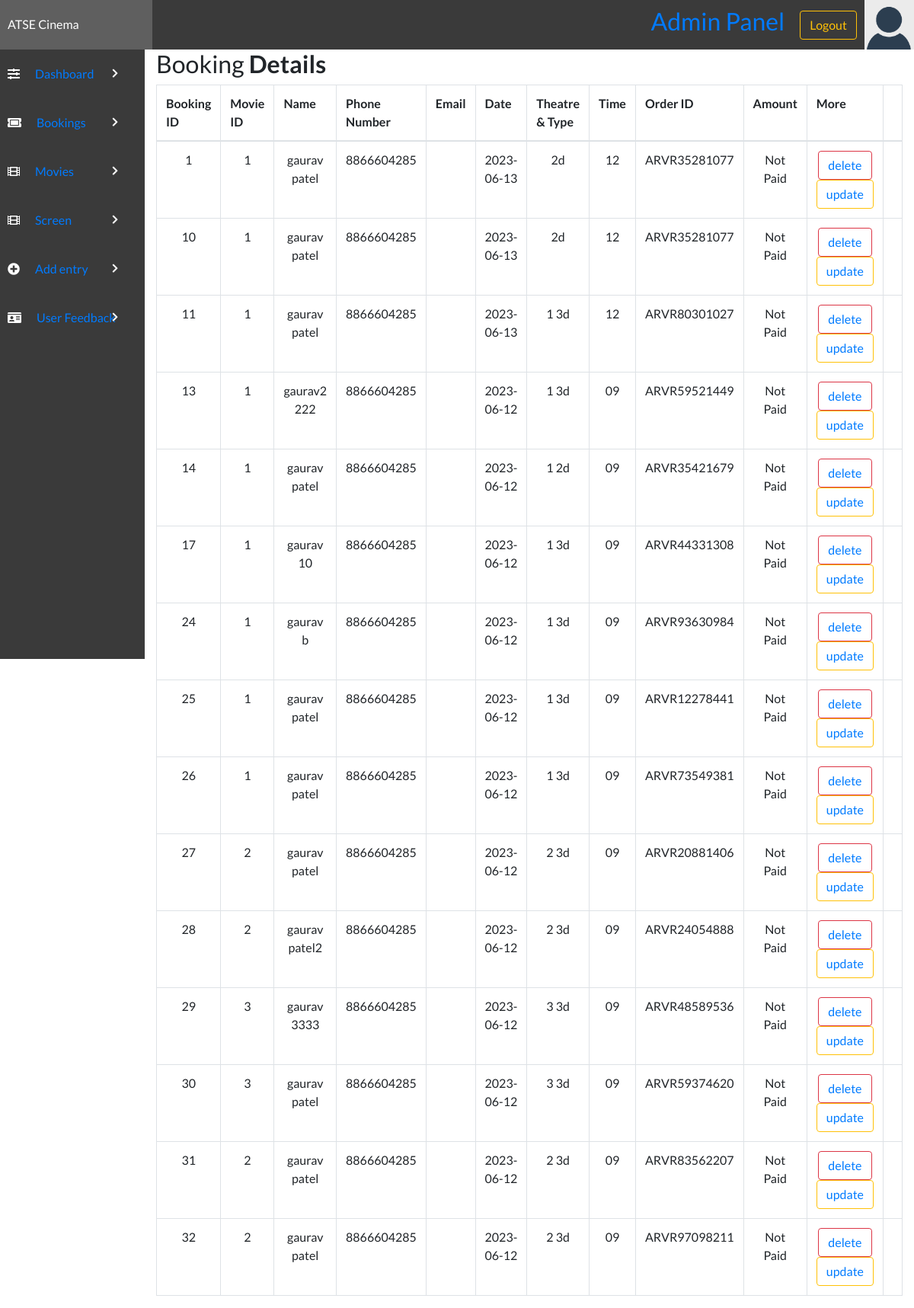
Before: /admin/view.php (signed in) with the older database file.
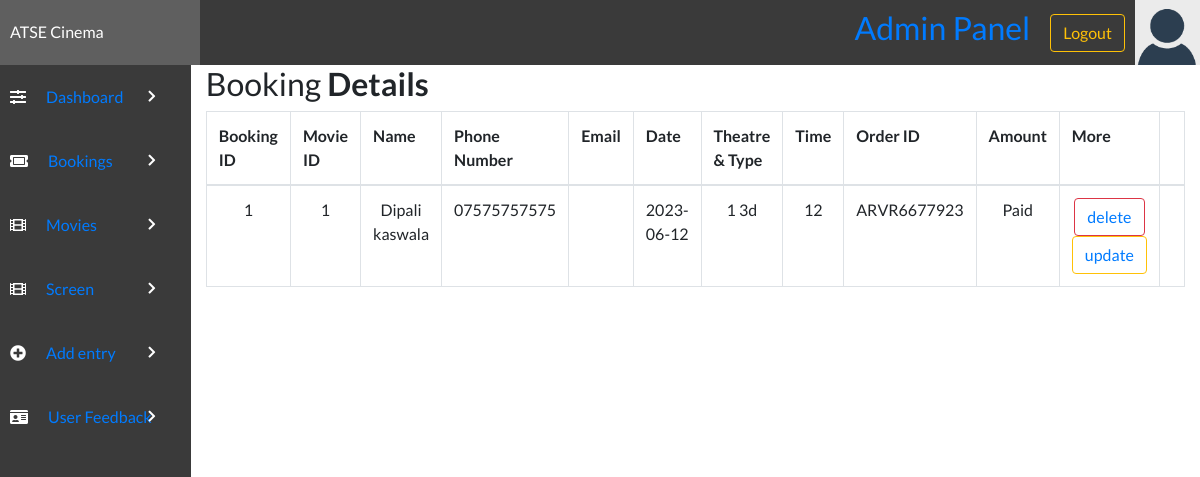
After: the same page with the newer database file.
### tables this page shows
CREATE TABLE `bookingtable` (
  `bookingID` int(11) NOT NULL,
  `movieID` int(11) DEFAULT NULL,
  `bookingTheatre` varchar(100) NOT NULL,
  `bookingType` varchar(100) DEFAULT NULL,
  `bookingDate` varchar(50) NOT NULL,
  `bookingTime` varchar(50) NOT NULL,
  `bookingFName` varchar(100) NOT NULL,
  `bookingLName` varchar(100) DEFAULT NULL,
  `bookingPNumber` varchar(12) NOT NULL,
  `bookingEmail` varchar(255) NOT NULL,
  `amount` varchar(255) NOT NULL,
  `ORDERID` varchar(255) NOT NULL,
  `DATE-TIME` datetime NOT NULL DEFAULT current_timestamp(),
  `userid` int(11) NOT NULL
);

### admin/view.php (the view, shortened to what this page needs)
<?php
include "config.php";
?>
<!DOCTYPE html>
<html lang="en">
<head>
    <link rel="stylesheet" href="../style/styles.css">
    <link rel="stylesheet" href="https://use.fontawesome.com/releases/v5.7.2/css/all.css">
    <link rel="stylesheet" href="https://cdnjs.cloudflare.com/ajax/libs/twitter-bootstrap/4.5.2/css/bootstrap.css">
    <link rel="stylesheet" href="https://cdn.datatables.net/1.10.22/css/dataTables.bootstrap4.min.css">
    <link rel="stylesheet" href="https://maxcdn.bootstrapcdn.com/bootstrap/4.0.0/css/bootstrap.min.css">
</head>
<body>
    <?php include('header.php'); ?>
    <div class="admin-container">
        <?php include('sidebar.php'); ?>
        <div class="container-lg">
            <div class="table-responsive">
                <div class="table-wrapper">
                    <div class="table-title">
                        <div class="row">
                            <div class="col-sm-8">
                                <h2>Booking <b>Details</b></h2>
                            </div>
                        </div>
                    </div>
                    <table class="table table-bordered" id="dataTable" width="100%" cellspacing="0">
                        <tr>
                            <th>Booking ID</th>
                            <th>Movie ID</th>
                            <th>Name</th>
                            <th>Phone Number</th>
                            <th>Email</th>
                            <th>Date</th>
                            <th>Theatre & Type</th>
                            <th>Time</th>
                            <th>Order ID</th>
                            <th>Amount</th>
                            <th>More</th>
                        </tr>
                        <tbody>
                            <?php
                            $con = mysqli_connect($host, $user, $password, $dbname);
                            $select = "SELECT * FROM `bookingtable`";
                            $run = mysqli_query($con, $select);
                            while ($row = mysqli_fetch_array($run)) {
                                $bookingid = $row['bookingID'];
                                $movieID = $row['movieID'];
                                $bookingFName = $row['bookingFName'];
                                $bookingLName = $row['bookingLName'];
                                $mobile = $row['bookingPNumber'];
                                $email = $row['bookingEmail'];
                                $date = $row['bookingDate'];
                                $theatre = $row['bookingTheatre'];
                                $type = $row['bookingType'];
                                $time = $row['bookingTime'];
                                $ORDERID = $row['ORDERID'];
                                $amount = $row['amount'];
                            ?>
                                <tr align="center">
                                <td><?php echo $bookingid; ?></td>
                                    <td><?php echo $movieID; ?></td>
                                    <td><?php echo $bookingFName . ' ' . $bookingLName; ?></td>
                                    <td><?php echo $mobile; ?></td>
                                    <td><?php echo $email; ?></td>
                                    <td><?php echo $date; ?></td>
                                    <td><?php echo $theatre . ' ' . $type; ?></td>
                                    <td><?php echo $time; ?></td>
                                    <td><?php echo $ORDERID; ?></td>
                                    <td><?php echo $amount; ?></td>
                                    <td><button type="submit" type="button" class="btn btn-outline-danger"><?php echo  "<a href='deleteBooking.php?id=" . $row['bookingID'] . "' >delete</a>"; ?></button><button name="update"  type="submit" onclick="" type="button" class="btn btn-outline-warning"><?php echo  "<a href='editBooking.php?id=" . $row['bookingID'] . "'>update</a>"; ?></button></td>
                                    <td></td>
                                </tr>
                            <?php }
                            ?>
                        </tbody>
                    </table>
                </div>
            </div>
        </div>
    </div>
</body>
</html>

### admin/header.php (shortened to what this page needs)
<div class="admin-section-header">
    <div class="admin-logo">
        ATSE Cinema
    </div>
    <div class="admin-login-info">
        <div style="padding: 0 20px;">
            <h2><a href="#">Admin Panel</a></h2>
        </div>
        <form method='post' action="">
            <input type="submit" value="Logout" class="btn btn-outline-warning" name="but_logout">
        </form>
        <img class="admin-user-avatar" src="../img/avatar.png" alt="">
    </div>
</div>

### admin/sidebar.php
<div class="admin-section admin-section1">
    <ul>
        <li><i class="fas fa-sliders-h"></i><a href="admin.php">Dashboard </a><i class="fas admin-dropdown fa-chevron-right"></i></li>
        <li><i class="fas fa-ticket-alt"></i><a href="view.php">Bookings</a> <i class="fas admin-dropdown fa-chevron-right"></i></li>
        <li><i class="fas fa-film"></i><a href="addmovie.php">Movies</a> <i class="fas admin-dropdown fa-chevron-right"></i></a></li>
        <li><i class="fas fa-film"></i><a href="add_screen.php">Screen</a> <i class="fas admin-dropdown fa-chevron-right"></i></a></li>
        <li><i class="fas fa-plus-circle"></i><a href="add.php">Add entry</a> <i class="fas admin-dropdown fa-chevron-right"></i></a></li>
        <li><i class="fas fa-id-card"></i><a href="contactus.php">User Feedback</a> <i class="fas admin-dropdown fa-chevron-right"></i></a></li>
    </ul>
</div>

### style/styles.css (style rules this page uses)
* { margin: 0; padding: 0; box-sizing: border-box; font-family: "Lato", sans-serif; text-decoration: none; color: unset; }
.admin-dropdown { float: right; font-style: normal; margin-left: 3px; font-size: 13px; position: absolute; right: 15px; top: 25px; margin: 0; }
.admin-section-header { color: #fff; width: 100%; background-color: #3a3a3a; display: grid; grid-template-columns: 1fr 5fr; }
.admin-user-avatar { width: 65px; }
.admin-login-info { display: flex; align-items: center; justify-content: flex-end; }
.admin-login-info img { margin-left: 10px; }
.admin-logo { padding: 20px 10px; background-color: #5f5f5f; }
.admin-container { display: grid; grid-template-columns: 1fr 5fr; }
.admin-section1 { background-color: #3a3a3a; height: 100vh; }
.admin-section1 ul li { width: 100%; padding: 20px 10px; background-color: #3a3a3a; color: #fff; transition: all 0.3s ease; position: relative; cursor: pointer; }
.admin-section1 ul li i { margin-right: 20px; }

Changed rows visible on the page:
removed bookingtable: bookingID "10", movieID "1", bookingFName "gaurav", bookingLName "patel", bookingPNumber "8866604285", bookingDate "2023-06-13", bookingType "2d", bookingTime "12", ORDERID "ARVR35281077", amount "Not Paid"
removed bookingtable: bookingID "11", movieID "1", bookingFName "gaurav", bookingLName "patel", bookingPNumber "8866604285", bookingDate "2023-06-13", bookingTheatre "1", bookingType "3d", bookingTime "12", ORDERID "ARVR80301027", amount "Not Paid"
removed bookingtable: bookingID "13", movieID "1", bookingFName "gaurav2", bookingLName "222", bookingPNumber "8866604285", bookingDate "2023-06-12", bookingTheatre "1", bookingType "3d", bookingTime "09", ORDERID "ARVR59521449", amount "Not Paid"
removed bookingtable: bookingID "14", movieID "1", bookingFName "gaurav", bookingLName "patel", bookingPNumber "8866604285", bookingDate "2023-06-12", bookingTheatre "1", bookingType "2d", bookingTime "09", ORDERID "ARVR35421679", amount "Not Paid"
removed bookingtable: bookingID "17", movieID "1", bookingFName "gaurav", bookingLName "10", bookingPNumber "8866604285", bookingDate "2023-06-12", bookingTheatre "1", bookingType "3d", bookingTime "09", ORDERID "ARVR44331308", amount "Not Paid"
removed bookingtable: bookingID "24", movieID "1", bookingFName "gaurav", bookingLName "b", bookingPNumber "8866604285", bookingDate "2023-06-12", bookingTheatre "1", bookingType "3d", bookingTime "09", ORDERID "ARVR93630984", amount "Not Paid"
removed bookingtable: bookingID "25", movieID "1", bookingFName "gaurav", bookingLName "patel", bookingPNumber "8866604285", bookingDate "2023-06-12", bookingTheatre "1", bookingType "3d", bookingTime "09", ORDERID "ARVR12278441", amount "Not Paid"
removed bookingtable: bookingID "26", movieID "1", bookingFName "gaurav", bookingLName "patel", bookingPNumber "8866604285", bookingDate "2023-06-12", bookingTheatre "1", bookingType "3d", bookingTime "09", ORDERID "ARVR73549381", amount "Not Paid"
removed bookingtable: bookingID "27", movieID "2", bookingFName "gaurav", bookingLName "patel", bookingPNumber "8866604285", bookingDate "2023-06-12", bookingTheatre "2", bookingType "3d", bookingTime "09", ORDERID "ARVR20881406", amount "Not Paid"
removed bookingtable: bookingID "28", movieID "2", bookingFName "gaurav", bookingLName "patel2", bookingPNumber "8866604285", bookingDate "2023-06-12", bookingTheatre "2", bookingType "3d", bookingTime "09", ORDERID "ARVR24054888", amount "Not Paid"
removed bookingtable: bookingID "29", movieID "3", bookingFName "gaurav", bookingLName "3333", bookingPNumber "8866604285", bookingDate "2023-06-12", bookingTheatre "3", bookingType "3d", bookingTime "09", ORDERID "ARVR48589536", amount "Not Paid"
removed bookingtable: bookingID "30", movieID "3", bookingFName "gaurav", bookingLName "patel", bookingPNumber "8866604285", bookingDate "2023-06-12", bookingTheatre "3", bookingType "3d", bookingTime "09", ORDERID "ARVR59374620", amount "Not Paid"
removed bookingtable: bookingID "31", movieID "2", bookingFName "gaurav", bookingLName "patel", bookingPNumber "8866604285", bookingDate "2023-06-12", bookingTheatre "2", bookingType "3d", bookingTime "09", ORDERID "ARVR83562207", amount "Not Paid"
removed bookingtable: bookingID "32", movieID "2", bookingFName "gaurav", bookingLName "patel", bookingPNumber "8866604285", bookingDate "2023-06-12", bookingTheatre "2", bookingType "3d", bookingTime "09", ORDERID "ARVR97098211", amount "Not Paid"
changed bookingtable id 1: bookingFName "gaurav" → "Dipali"; bookingLName "patel" → "kaswala"; bookingPNumber "8866604285" → "07575757575"; bookingDate "2023-06-13" → "2023-06-12"; bookingTheatre (not shown) → "1"; bookingType "2d" → "3d"; ORDERID "ARVR35281077" → "ARVR6677923"; amount "Not Paid" → "Paid"
